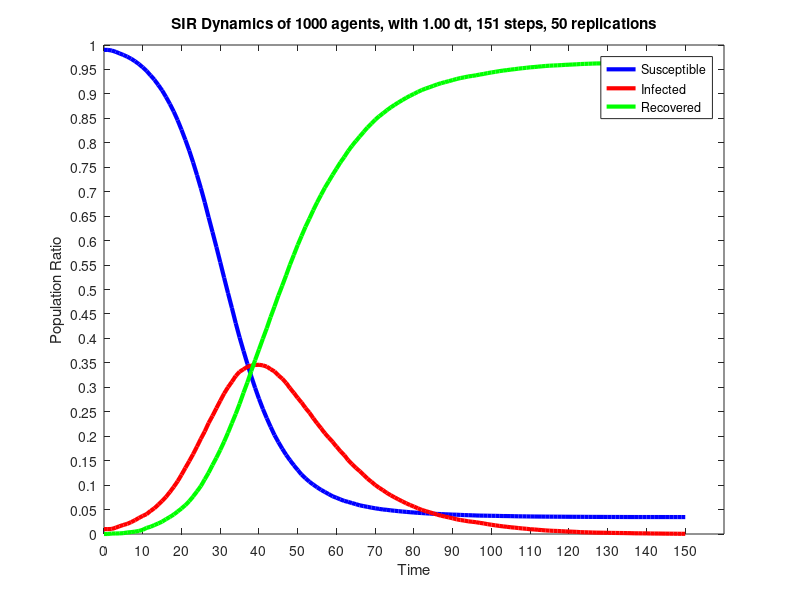

This chart was generated by the following MATLAB code:
dynamics = [
990.000,10.000,0.000;
990.000,10.000,0.000;
988.700,10.300,1.000;
986.120,12.820,1.060;
982.860,15.880,1.260;
979.680,18.540,1.780;
976.100,20.780,3.120;
971.860,24.300,3.840;
966.860,28.240,4.900;
961.000,32.780,6.220;
954.400,36.980,8.620;
946.860,40.640,12.500;
938.100,47.100,14.800;
929.120,52.680,18.200;
918.320,60.060,21.620;
907.180,67.500,25.320;
893.760,75.960,30.280;
879.500,85.740,34.760;
863.820,96.320,39.860;
846.260,107.800,45.940;
826.680,121.100,52.220;
805.880,135.180,58.940;
783.960,149.000,67.040;
759.920,163.380,76.700;
734.020,178.780,87.200;
707.180,194.820,98.000;
678.440,209.720,111.840;
647.560,227.040,125.400;
617.520,241.520,140.960;
587.060,257.140,155.800;
555.740,272.400,171.860;
524.000,287.200,188.800;
492.760,300.140,207.100;
462.340,311.160,226.500;
431.120,323.260,245.620;
401.780,331.880,266.340;
374.480,336.820,288.700;
348.040,342.020,309.940;
322.480,344.260,333.260;
298.760,345.640,355.600;
276.440,346.060,377.500;
255.740,344.880,399.380;
236.920,342.340,420.740;
219.140,337.080,443.780;
202.320,332.500,465.180;
187.940,324.520,487.540;
174.420,317.700,507.880;
161.860,309.080,529.060;
150.900,298.180,550.920;
140.460,288.640,570.900;
130.760,278.080,591.160;
121.460,268.760,609.780;
114.020,257.740,628.240;
106.900,248.240,644.860;
101.080,236.820,662.100;
95.480,226.340,678.180;
90.280,216.400,693.320;
85.940,205.900,708.160;
81.500,197.160,721.340;
77.120,188.360,734.520;
74.080,178.700,747.220;
70.740,169.460,759.800;
67.700,161.300,771.000;
65.640,151.160,783.200;
63.260,142.880,793.860;
61.020,135.400,803.580;
58.660,128.480,812.860;
57.020,120.740,822.240;
55.520,113.280,831.200;
53.940,106.860,839.200;
52.540,100.220,847.240;
51.340,94.520,854.140;
50.140,89.580,860.280;
49.400,84.000,866.600;
48.360,79.220,872.420;
47.520,74.900,877.580;
46.680,70.720,882.600;
45.920,66.680,887.400;
45.240,62.740,892.020;
44.540,59.200,896.260;
43.920,56.020,900.060;
43.340,52.540,904.120;
42.840,49.340,907.820;
42.320,46.820,910.860;
41.820,44.520,913.660;
41.360,42.120,916.520;
41.020,39.540,919.440;
40.700,37.400,921.900;
40.320,35.640,924.040;
40.020,33.920,926.060;
39.620,32.080,928.300;
39.440,30.040,930.520;
39.020,28.540,932.440;
38.700,27.380,933.920;
38.440,25.900,935.660;
38.200,25.040,936.760;
37.860,24.120,938.020;
37.620,22.780,939.600;
37.520,21.620,940.860;
37.360,20.120,942.520;
37.220,18.900,943.880;
37.120,17.720,945.160;
36.920,16.560,946.520;
36.720,15.580,947.700;
36.680,14.680,948.640;
36.520,13.760,949.720;
36.340,13.020,950.640;
36.160,12.140,951.700;
36.080,11.320,952.600;
35.960,10.660,953.380;
35.860,9.760,954.380;
35.760,9.320,954.920;
35.680,8.600,955.720;
35.620,7.940,956.440;
35.540,7.300,957.160;
35.480,6.820,957.700;
35.460,6.420,958.120;
35.380,6.180,958.440;
35.360,5.780,958.860;
35.280,5.320,959.400;
35.240,5.020,959.740;
35.180,4.660,960.160;
35.160,4.320,960.520;
35.140,3.800,961.060;
35.060,3.580,961.360;
35.020,3.320,961.660;
34.980,3.060,961.960;
34.960,2.800,962.240;
34.940,2.700,962.360;
34.900,2.540,962.560;
34.840,2.380,962.780;
34.820,2.240,962.940;
34.800,2.140,963.060;
34.800,2.020,963.180;
34.760,1.960,963.280;
34.740,1.800,963.460;
34.700,1.680,963.620;
34.700,1.400,963.900;
34.680,1.380,963.940;
34.680,1.300,964.020;
34.680,1.200,964.120;
34.680,1.060,964.260;
34.680,0.940,964.380;
34.680,0.920,964.400;
34.660,0.820,964.520;
34.660,0.720,964.620;
34.660,0.660,964.680;
34.640,0.600,964.760;
34.640,0.500,964.860;
34.620,0.400,964.980;
34.600,0.400,965.000;
];
susceptible = dynamics (:, 1);
infected = dynamics (:, 2);
recovered = dynamics (:, 3);
totalPopulation = susceptible(1) + infected(1) + recovered(1);
susceptibleRatio = susceptible ./ totalPopulation;
infectedRatio = infected ./ totalPopulation;
recoveredRatio = recovered ./ totalPopulation;
steps = length (susceptible);
dt = 1.0;
replications = 50;
startingTime = 0;
endTime = (steps - 1) * dt;
time = 0 : dt : endTime;
figure
plot (time, susceptibleRatio.', 'color', 'blue', 'linewidth', 3);
hold on
plot (time, infectedRatio.', 'color', 'red', 'linewidth', 3);
hold on
plot (time, recoveredRatio.', 'color', 'green', 'linewidth', 3);
set(gca,'YTick',0:0.05:1.0)
set(gca,'XTick',0:10:endTime)
xlabel ('Time');
ylabel ('Population Ratio');
legend('Susceptible','Infected', 'Recovered');
titleStr = sprintf('SIR Dynamics of %i agents, with 1.00 dt, %i steps, 50 replications', totalPopulation, steps)
title (titleStr);
